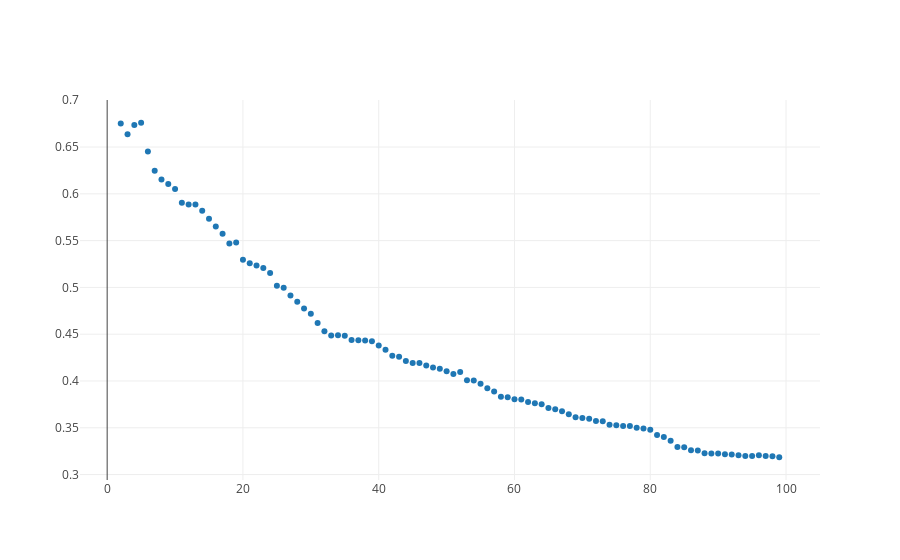

The code cell stored with this chart in its notebook:
### Code cell
trace= trace_values(wrapped_scores[:, 0], wrapped_scores[:, 1])
plot([trace])
